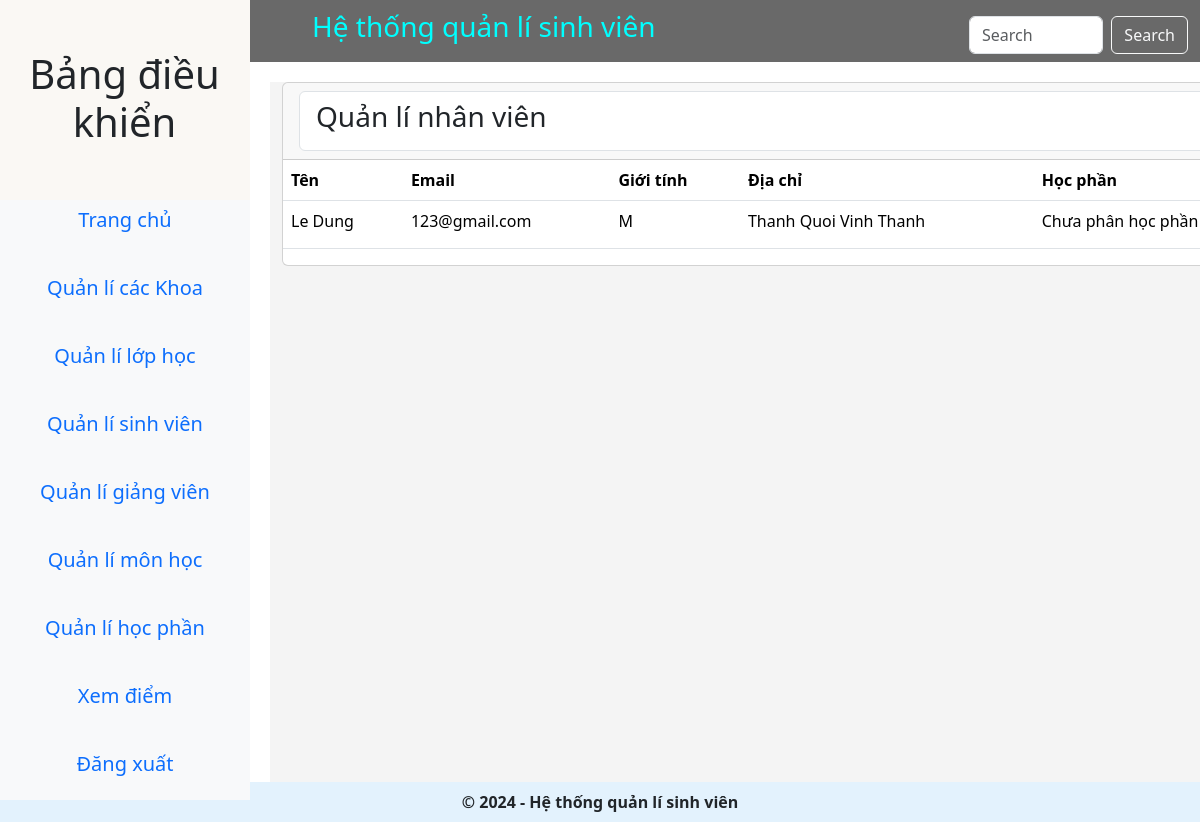
The page /view_lecturer/ (signed in) on the database its author committed.
### main_app/models.py (models this page shows, shortened)
class Student(models.Model):
    profile = models.OneToOneField(CustomUser, on_delete=models.CASCADE)
    birth_day = models.DateField(default=datetime.date(2005, 12, 23))  # Ngày sinh mặc định
    code = models.CharField(max_length=20, default="STU001")
    classroom = models.ForeignKey(ClassRoom, on_delete=models.CASCADE, default=1)  # ID mặc định cho ClassRoom

class CustomUser(AbstractUser):
    USER_TYPE = ((1, "HOD"),(2, "Staff") ,(3, "Student"))
    GENDER = [("M", "Male"), ("F", "Female")]
    username = None
    user_type = models.CharField(default=1, choices=USER_TYPE, max_length=1)
    password = models.CharField(max_length=128)
    email = models.EmailField(unique=True, default=None)
    gender = models.CharField(max_length=1, choices=GENDER)
    profile_pic = models.ImageField(null=True, blank=True)
    address = models.TextField()
    created_at = models.DateTimeField(auto_now_add=True)
    updated_at = models.DateTimeField(auto_now=True)
    USERNAME_FIELD = "email"
    REQUIRED_FIELDS = []
    objects = CustomUserManager()

### main_app/views.py (the view)
# urls.py: path('view_lecturer/', views.view_lecturer, name="view_lecturer"),
def view_lecturer(request):
    if not request.user.is_authenticated:
        messages.error(request,'Bạn không có quyền truy cập!!!!!')
        return redirect('home')
    if request.user.user_type == '1':
        lecturer = Student.objects.all()
    elif request.user.user_type =='2':
        lecturer = Lecturer.objects.filter(profile__email = request.user.email)
    else:
        messages.error(request,'Bạn không có quyền truy cập!!!!!')
        return redirect(reverse("home"))
    context = {"lecturers": lecturer, "page_title": "Quản lí nhân viên"}
    return render(request, "hod_templates/view_lecturer.html", context)

### main_app/templates/hod_templates/view_lecturer.html (shortened to what this page needs)
{% extends 'main_app/foot.html' %}
{% load static %}
{% block content %}
    <div class="container-fluid">
        <div class="row">
            <div class="col-md-12">
                <div class="card card-dark">
                    <div class="card-header">
                        <ul class="list-group">
                            <li class="list-group-item d-flex justify-content-between align-items-center">
                                <h3 class="card-title">{{ page_title }}</h3>
                            </li>
                        </ul>
                    </div>
                    <table class="table">
                        <thead>
                            <th scope="col">Tên</th>
                            <th scope="col">Email</th>
                            <th scope="col">Giới tính</th>
                            <th scope="col">Địa chỉ</th>
                            <th scope="col">Học phần</th>
                        </thead>
                        <tbody>
                        {% for lecturer in lecturers %}
                            <tr>
                                <td>{{ lecturer.profile.first_name }} {{ lecturer.profile.last_name }}</td>
                                <td>{{ lecturer.profile.email }}</td>
                                <td>{{ lecturer.profile.gender }}</td>
                                <td>{{ lecturer.profile.address }}</td>
                                <td>
                                    {% if lecturer.study_section %}
                                        {{ lecturer.study_section.name }}
                                    {% else %}
                                        Chưa phân học phần
                                    {% endif %}
                                </td>
                            </tr>
                        {% empty %}
                            <tr>
                                <td colspan="6" class="text-center">Không có thông tin nhân viên nào.</td>
                            </tr>
                        {% endfor %}
                        </tbody>
                      </table>
                </div>
            </div>
        </div>
    </div>
{% endblock content %}

### rows shown on the page
Student: profile.first_name "Le", profile.last_name "Dung", profile.email "123@gmail.com", profile.gender "M", profile.address "Thanh Quoi Vinh Thanh"

### other values the page prints
{{ page_title }} "Quản lí nhân viên"
